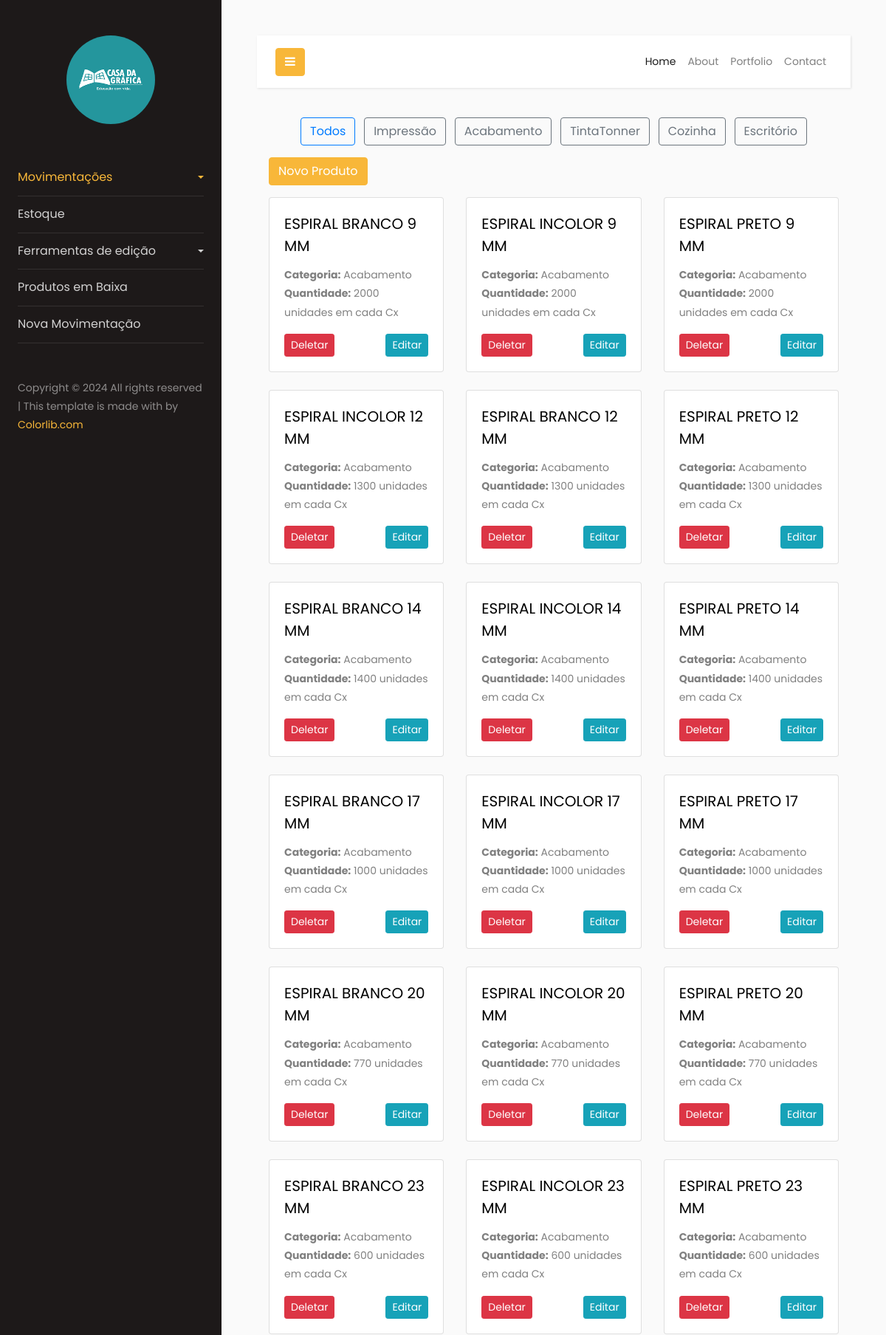
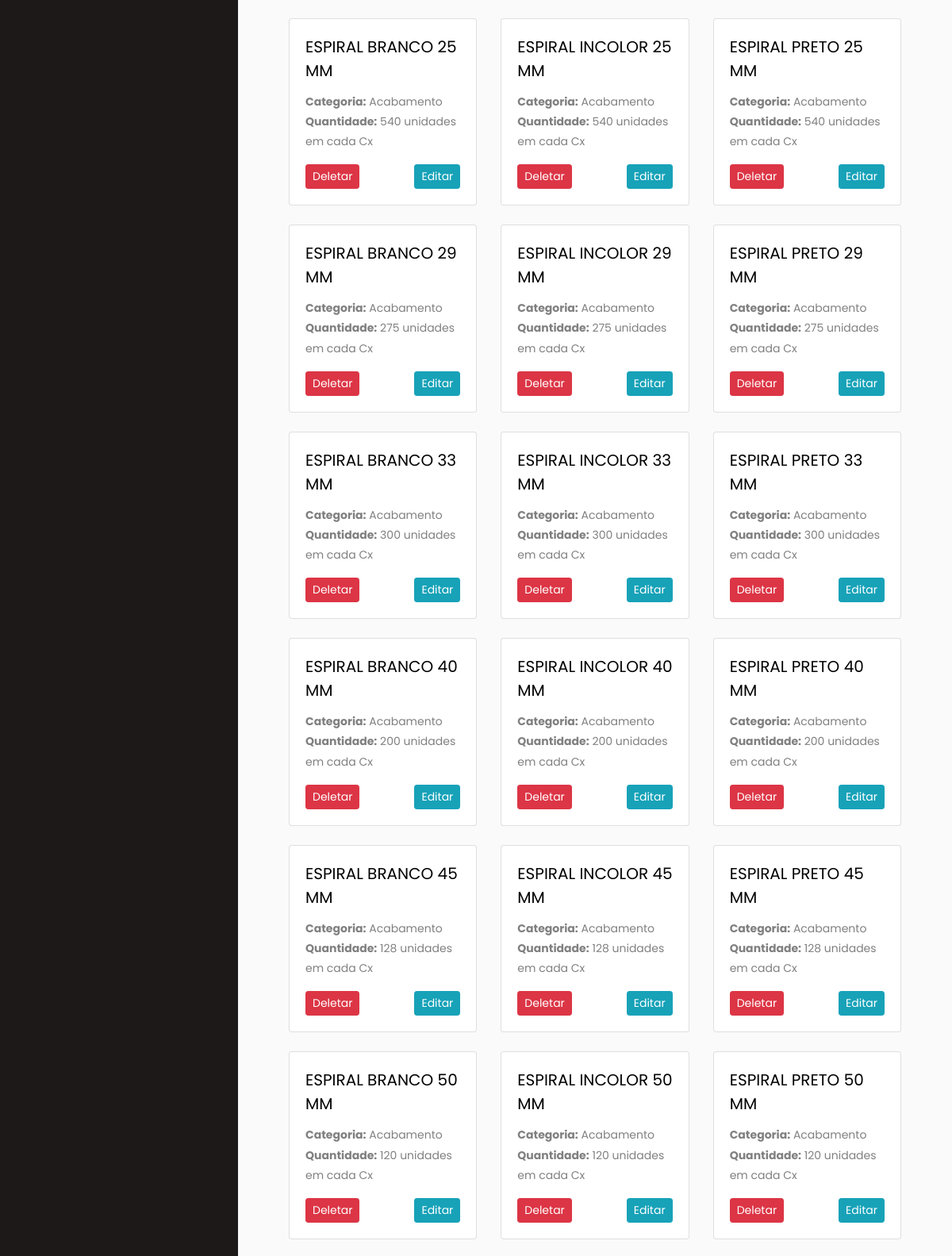
/produto/ (signed in, upper part), run on the app's committed database (2 pictures, top to bottom).
### categoria/models.py (models this page shows)
class Categoria(models.Model):
    categoria = models.CharField(max_length=255)
    data_cadastro = models.DateField(auto_now_add=True)
    def __str__(self):
        return self.categoria

### produto/models.py (models this page shows, shortened)
class Produto(models.Model):
    nome = models.CharField(max_length=255)
    FORMATO = [
        ('null','null'),
        ('640x880','640x880'),
        ('660x960','660x960')
    ]
    formato = models.CharField(max_length=255, choices=FORMATO)
    estoqueMin = models.IntegerField();
    id_categoria = models.ForeignKey(Categoria, on_delete=models.CASCADE)
    id_formato = models.ForeignKey(Formato, on_delete=models.CASCADE)  # Formato está aqui
    unidades = models.IntegerField()
    data_cadastro = models.DateField(auto_now_add=True)

### formato/models.py (models this page shows)
class Formato(models.Model):
    formato = models.CharField(max_length=255)
    data_cadastro = models.DateField(auto_now_add=True)
    def __str__(self):
        return self.formato

### produto/views.py (the view)
# urls.py: path('produto/', ProdutoListView.as_view(), name='produto-list'),
class ProdutoListView(LoginRequiredMixin, ListView):
    model = Produto
    template_name = 'produto_list.html'
    context_object_name = 'produtos'
    def get_context_data(self, **kwargs):
        context = super().get_context_data(**kwargs)
        context['categorias'] = Categoria.objects.all()  # Obtém todas as categorias da base de dados
        return context
    def get_queryset(self):
        queryset = super().get_queryset()
        categorias_filter = self.request.GET.get('categorias_filter')  # Obtém o parâmetro da URL
        if categorias_filter:
            queryset = queryset.filter(id_categoria=categorias_filter)  # Filtra pelos produtos da categoria
        return queryset

### produto/templates/produto_list.html (shortened to what this page needs)
<!DOCTYPE html>
<html lang="pt-br">
  {% include 'components/header/header.html' %}
  <body>
    <div class="px-3">
      <div class="mb-3 text-center">
        <form method="get" action="{% url 'produto-list' %}">
          <button class="btn btn-outline-primary mx-1">Todos</button>
          {% for categoria in categorias %}
            <a class="btn btn-outline-secondary mx-1" href="?categorias_filter={{ categoria.id }}">{{ categoria.categoria }}</a>
          {% endfor %}
        </form>
      </div>
      <div class="btns d-flex">
        <div class="btnnew">
          <a href="{% url 'produto-create' %}" class="btn btn-primary mb-3">Novo Produto</a>
        </div>
      </div>
      <div class="row">
        {% for produto in produtos %}
          <div class="col-12 col-md-6 col-lg-4 mb-4">
            <div class="card h-100">
              <div class="card-body">
                <h5 class="card-title">{{ produto.nome }}</h5>
                <p class="card-text">
                  <strong>Categoria:</strong> {{ produto.id_categoria }}<br />
                  <strong>Quantidade:</strong> {{ produto.unidades }} unidades em cada {{ produto.id_formato }}
                </p>
                <div class="d-flex justify-content-between">
                  <a href="{% url 'produto-delete' produto.pk %}" class="btn btn-danger btn-sm"> Deletar</a>
                  <a href="{% url 'produto-update' produto.pk %}" class="btn btn-info btn-sm"> Editar</a>
                </div>
              </div>
            </div>
          </div>
        {% empty %}
          <div class="col-12 text-center">
            <p>Nenhum produto registrado.</p>
          </div>
        {% endfor %}
      </div>
    </div>
    {% include 'components/footer/footer.html' %}
  </body>
</html>

### data on the page
Categoria: categoria "Impressão"
Categoria: categoria "Acabamento"
Categoria: categoria "TintaTonner"
Categoria: categoria "Cozinha"
Categoria: categoria "Escritório"
Produto: nome "ESPIRAL BRANCO 9 MM", id_categoria "Acabamento", unidades "2000", id_formato "Cx"
Produto: nome "ESPIRAL INCOLOR 9 MM", id_categoria "Acabamento", unidades "2000", id_formato "Cx"
Produto: nome "ESPIRAL PRETO 9 MM", id_categoria "Acabamento", unidades "2000", id_formato "Cx"
Produto: nome "ESPIRAL INCOLOR 12 MM", id_categoria "Acabamento", unidades "1300", id_formato "Cx"
Produto: nome "ESPIRAL BRANCO 12 MM", id_categoria "Acabamento", unidades "1300", id_formato "Cx"
Produto: nome "ESPIRAL PRETO 12 MM", id_categoria "Acabamento", unidades "1300", id_formato "Cx"
Produto: nome "ESPIRAL BRANCO 14 MM", id_categoria "Acabamento", unidades "1400", id_formato "Cx"
Produto: nome "ESPIRAL INCOLOR 14 MM", id_categoria "Acabamento", unidades "1400", id_formato "Cx"
Produto: nome "ESPIRAL PRETO 14 MM", id_categoria "Acabamento", unidades "1400", id_formato "Cx"
Produto: nome "ESPIRAL BRANCO 17 MM", id_categoria "Acabamento", unidades "1000", id_formato "Cx"
Produto: nome "ESPIRAL INCOLOR 17 MM", id_categoria "Acabamento", unidades "1000", id_formato "Cx"
Produto: nome "ESPIRAL PRETO 17 MM", id_categoria "Acabamento", unidades "1000", id_formato "Cx"
Produto: nome "ESPIRAL BRANCO 20 MM", id_categoria "Acabamento", unidades "770", id_formato "Cx"
Produto: nome "ESPIRAL INCOLOR 20 MM", id_categoria "Acabamento", unidades "770", id_formato "Cx"
Produto: nome "ESPIRAL PRETO 20 MM", id_categoria "Acabamento", unidades "770", id_formato "Cx"
Produto: nome "ESPIRAL BRANCO 23 MM", id_categoria "Acabamento", unidades "600", id_formato "Cx"
Produto: nome "ESPIRAL INCOLOR 23 MM", id_categoria "Acabamento", unidades "600", id_formato "Cx"
Produto: nome "ESPIRAL PRETO 23 MM", id_categoria "Acabamento", unidades "600", id_formato "Cx"
Produto: nome "ESPIRAL BRANCO 25 MM", id_categoria "Acabamento", unidades "540", id_formato "Cx"
Produto: nome "ESPIRAL INCOLOR 25 MM", id_categoria "Acabamento", unidades "540", id_formato "Cx"
Produto: nome "ESPIRAL PRETO 25 MM", id_categoria "Acabamento", unidades "540", id_formato "Cx"
Produto: nome "ESPIRAL BRANCO 29 MM", id_categoria "Acabamento", unidades "275", id_formato "Cx"
Produto: nome "ESPIRAL INCOLOR 29 MM", id_categoria "Acabamento", unidades "275", id_formato "Cx"
Produto: nome "ESPIRAL PRETO 29 MM", id_categoria "Acabamento", unidades "275", id_formato "Cx"
Produto: nome "ESPIRAL BRANCO 33 MM", id_categoria "Acabamento", unidades "300", id_formato "Cx"
Produto: nome "ESPIRAL INCOLOR 33 MM", id_categoria "Acabamento", unidades "300", id_formato "Cx"
Produto: nome "ESPIRAL PRETO 33 MM", id_categoria "Acabamento", unidades "300", id_formato "Cx"
Produto: nome "ESPIRAL BRANCO 40 MM", id_categoria "Acabamento", unidades "200", id_formato "Cx"
Produto: nome "ESPIRAL INCOLOR 40 MM", id_categoria "Acabamento", unidades "200", id_formato "Cx"
Produto: nome "ESPIRAL PRETO 40 MM", id_categoria "Acabamento", unidades "200", id_formato "Cx"
Produto: nome "ESPIRAL BRANCO 45 MM", id_categoria "Acabamento", unidades "128", id_formato "Cx"
Produto: nome "ESPIRAL INCOLOR 45 MM", id_categoria "Acabamento", unidades "128", id_formato "Cx"
Produto: nome "ESPIRAL PRETO 45 MM", id_categoria "Acabamento", unidades "128", id_formato "Cx"
Produto: nome "ESPIRAL BRANCO 50 MM", id_categoria "Acabamento", unidades "120", id_formato "Cx"
Produto: nome "ESPIRAL INCOLOR 50 MM", id_categoria "Acabamento", unidades "120", id_formato "Cx"
Produto: nome "ESPIRAL PRETO 50 MM", id_categoria "Acabamento", unidades "120", id_formato "Cx"
